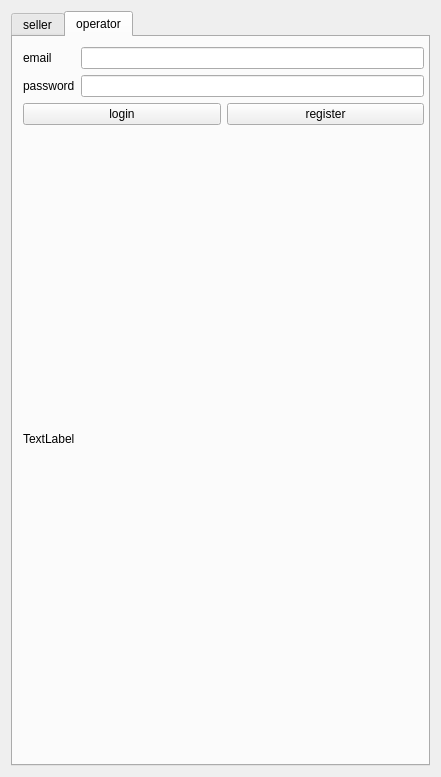
<?xml version="1.0" encoding="UTF-8"?>
<ui version="4.0">
 <class>login</class>
 <widget class="QWidget" name="login">
  <property name="geometry">
   <rect>
    <x>0</x>
    <y>0</y>
    <width>441</width>
    <height>777</height>
   </rect>
  </property>
  <property name="windowTitle">
   <string>Form</string>
  </property>
  <layout class="QGridLayout" name="gridLayout_2">
   <item row="0" column="1">
    <widget class="QTabWidget" name="tabWidget">
     <property name="currentIndex">
      <number>1</number>
     </property>
     <widget class="QWidget" name="tab">
      <attribute name="title">
       <string>seller</string>
      </attribute>
      <widget class="QWidget" name="layoutWidget">
       <property name="geometry">
        <rect>
         <x>10</x>
         <y>10</y>
         <width>401</width>
         <height>699</height>
        </rect>
       </property>
       <layout class="QGridLayout" name="gridLayout">
        <item row="1" column="0">
         <layout class="QHBoxLayout" name="horizontalLayout">
          <item>
           <widget class="QPushButton" name="login_push_button">
            <property name="text">
             <string>login</string>
            </property>
           </widget>
          </item>
          <item>
           <widget class="QPushButton" name="register_push_button">
            <property name="text">
             <string>register</string>
            </property>
           </widget>
          </item>
         </layout>
        </item>
        <item row="0" column="0">
         <layout class="QGridLayout" name="gridLayout_3">
          <item row="1" column="1">
           <widget class="QLineEdit" name="login_password"/>
          </item>
          <item row="0" column="1">
           <widget class="QLineEdit" name="login_email"/>
          </item>
          <item row="0" column="0">
           <widget class="QLabel" name="login_email_label">
            <property name="text">
             <string>email</string>
            </property>
           </widget>
          </item>
          <item row="1" column="0">
           <widget class="QLabel" name="login_pass_label">
            <property name="text">
             <string>password</string>
            </property>
           </widget>
          </item>
         </layout>
        </item>
        <item row="2" column="0">
         <layout class="QVBoxLayout" name="verticalLayout">
          <item>
           <widget class="QLabel" name="status_label">
            <property name="text">
             <string>TextLabel</string>
            </property>
           </widget>
          </item>
         </layout>
        </item>
       </layout>
      </widget>
     </widget>
     <widget class="QWidget" name="tab_2">
      <attribute name="title">
       <string>operator</string>
      </attribute>
      <widget class="QWidget" name="layoutWidget_2">
       <property name="geometry">
        <rect>
         <x>10</x>
         <y>10</y>
         <width>401</width>
         <height>699</height>
        </rect>
       </property>
       <layout class="QGridLayout" name="gridLayout_4">
        <item row="0" column="0">
         <layout class="QGridLayout" name="gridLayout_5">
          <item row="1" column="1">
           <widget class="QLineEdit" name="login_password_2"/>
          </item>
          <item row="0" column="1">
           <widget class="QLineEdit" name="login_email_2"/>
          </item>
          <item row="0" column="0">
           <widget class="QLabel" name="login_email_label_2">
            <property name="text">
             <string>email</string>
            </property>
           </widget>
          </item>
          <item row="1" column="0">
           <widget class="QLabel" name="login_pass_label_2">
            <property name="text">
             <string>password</string>
            </property>
           </widget>
          </item>
         </layout>
        </item>
        <item row="2" column="0">
         <layout class="QVBoxLayout" name="verticalLayout_2">
          <item>
           <widget class="QLabel" name="status_label_2">
            <property name="text">
             <string>TextLabel</string>
            </property>
           </widget>
          </item>
         </layout>
        </item>
        <item row="1" column="0">
         <layout class="QHBoxLayout" name="horizontalLayout_2">
          <item>
           <widget class="QPushButton" name="login_push_button_2">
            <property name="text">
             <string>login</string>
            </property>
           </widget>
          </item>
          <item>
           <widget class="QPushButton" name="register_push_button_2">
            <property name="text">
             <string>register</string>
            </property>
           </widget>
          </item>
         </layout>
        </item>
       </layout>
      </widget>
     </widget>
    </widget>
   </item>
  </layout>
 </widget>
 <resources/>
 <connections/>
</ui>
